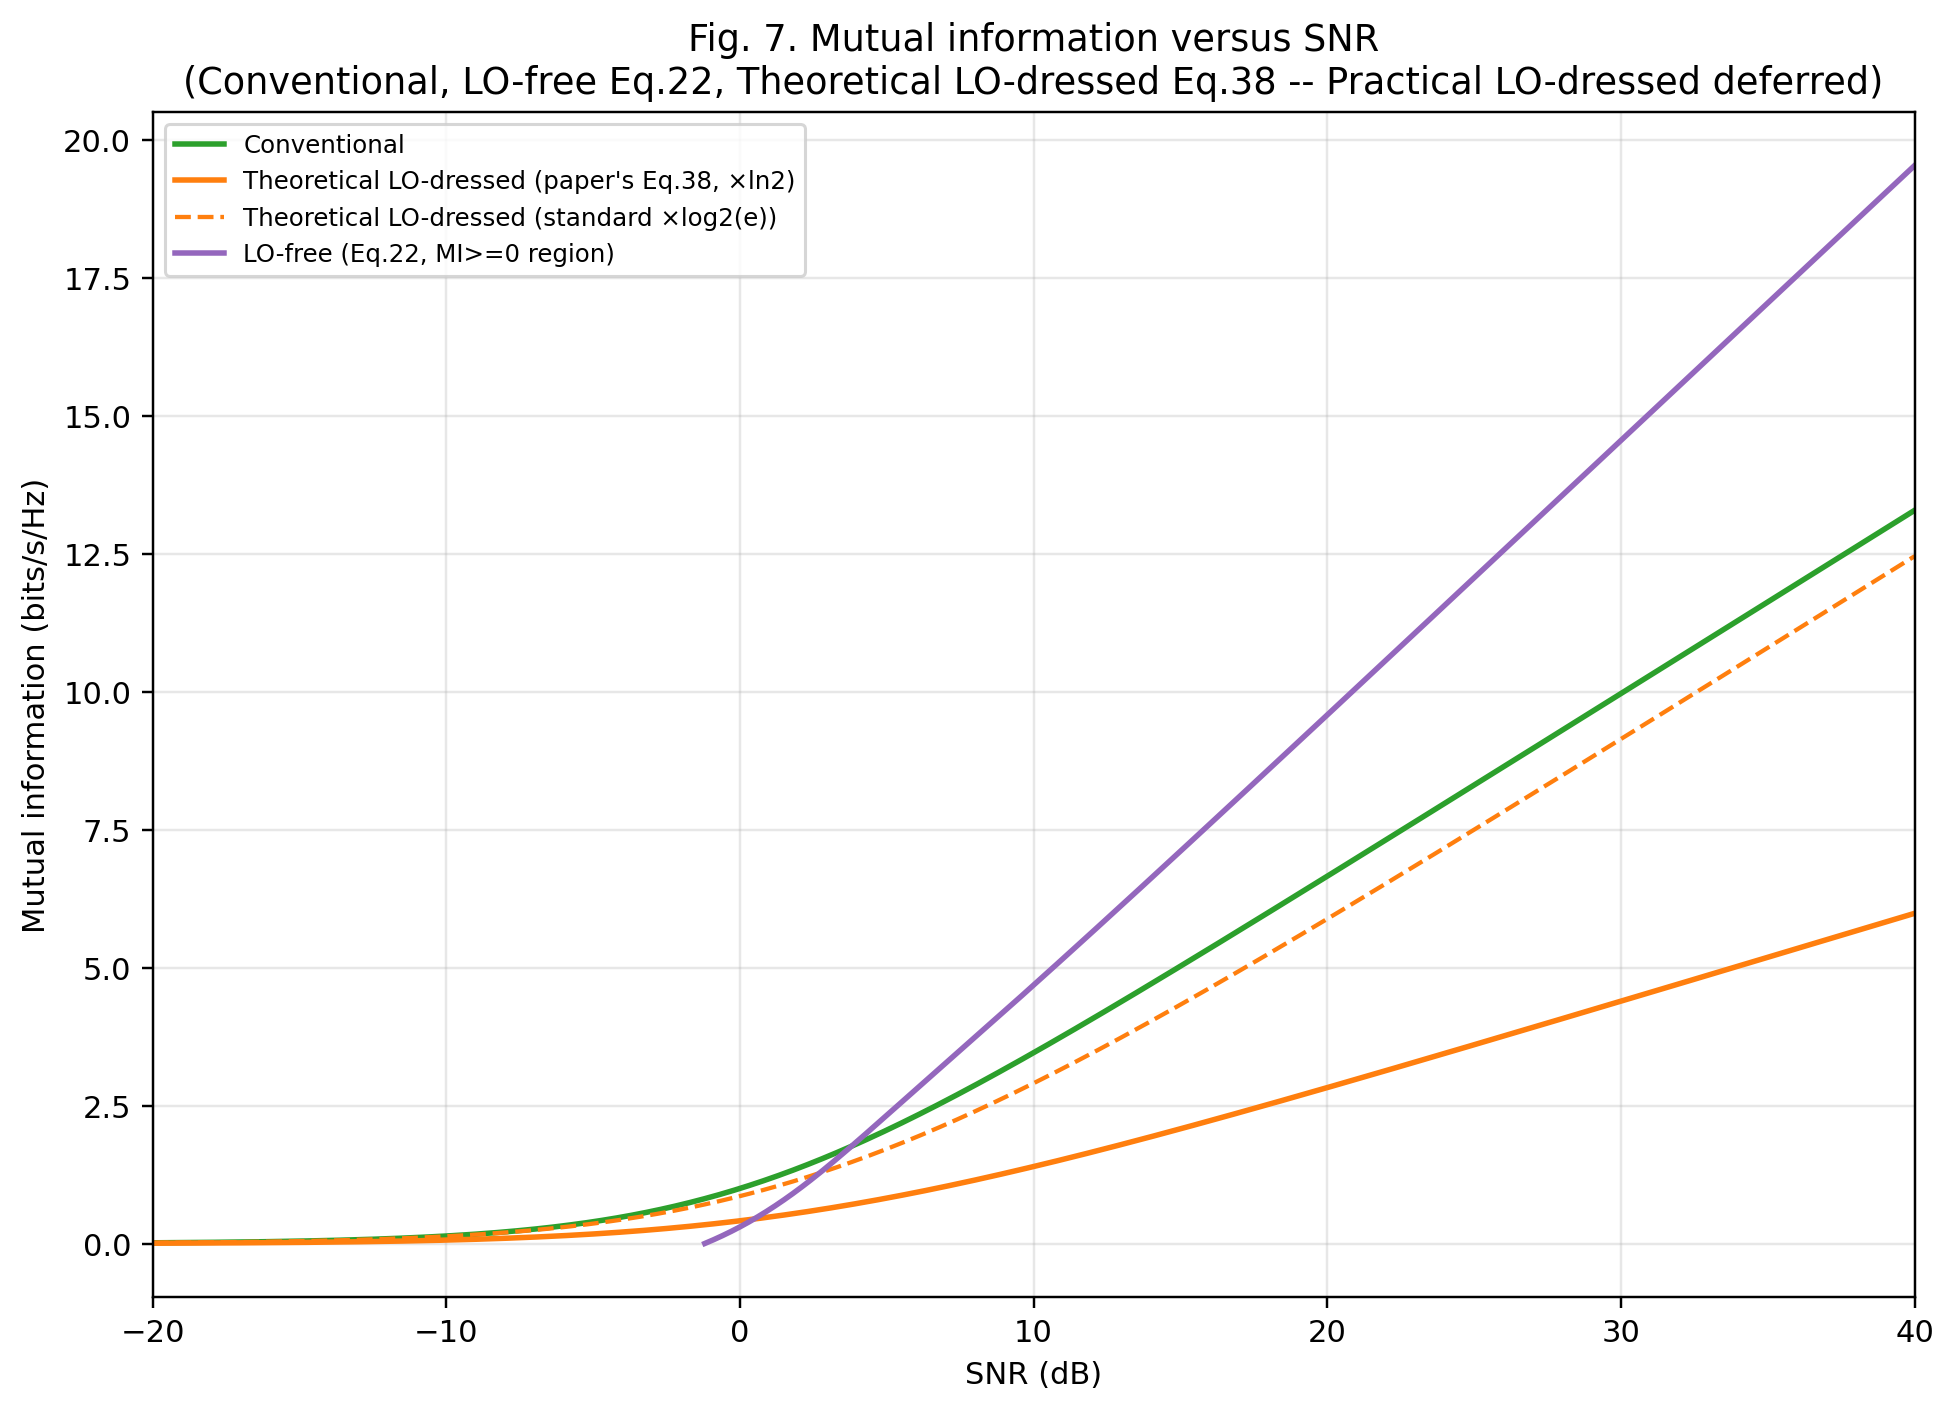

The Python source for this figure:
# ============================================================
# FIG. 7 -- FRESH, SELF-CONTAINED REBUILD
# Mutual information versus SNR (SNR swept directly, -20 to 40dB).
#
# Builds the 3 curves fully backed by the paper's own numbered
# equations:
#   - Conventional      : standard Shannon capacity log2(1+SNR)
#                          (paper gives NO equation number for this
#                          curve -- flagged as an inference, see
#                          math report Section 3)
#   - LO-free            : Eq.(22), r~SNR_Ry (paper's own stated
#                          approximation), gated by the SAME real
#                          Fig.4 AT-splitting threshold used in Fig.6
#   - Theoretical LO-dressed : Eq.(38), both the paper-literal
#                          "*ln(2)" constant AND the standard-
#                          convention "*log2(e)" nats->bits constant
#                          shown side by side (same ambiguity already
#                          flagged for this equation earlier in the
#                          project -- not silently resolved)
#
# Practical LO-dressed and Fig.8 (constellation-constrained capacity
# for 8-QAM/8-PAM) are DEFERRED -- both require a formula/derivation
# not given anywhere in this paper's text (confirmed by a direct
# pdftotext extraction of the paper, not memory/guesswork). See math
# report Section 6.
#
# REUSES (real, already-computed, no new QuTiP):
#   - fig4_fresh_build/fig4_classification.npz: AT-splitting threshold
#   - fig5_fresh_build/fig5_data.npz: real static Pout(Omega_total)
#     curve, P0_bar (kappa re-fit fresh here, same algorithm/data,
#     matching fig6_fresh_build's own re-fit exactly)
#
# Does not import old fig7 anything, or fig7_reinvestigation/.
# ============================================================

from pathlib import Path

import numpy as np
import matplotlib.pyplot as plt
from scipy.special import ive, exp1

OUTPUT_DIR = Path(__file__).resolve().parent
FIG4_DATA = OUTPUT_DIR.parent / "fig4_fresh_build" / "fig4_classification.npz"
FIG5_DATA = OUTPUT_DIR.parent / "fig5_fresh_build" / "fig5_data.npz"

print("=" * 70)
print("FIG. 7 -- FRESH REBUILD (reuses Fig.4/Fig.5's real data)")
print("=" * 70)

# ------------------------------------------------------------
# Physical constants (re-typed fresh, matching fig3/4/5/6_fresh_build)
# ------------------------------------------------------------

e_charge = 1.6e-19
a0 = 5.2e-11
hbar = 1.054571817e-34
kB = 1.380649e-23
c_light = 2.99792458e8

wp_RF = -1443.459 * e_charge * a0
lambda_p = 852e-9
fp_optical = c_light / lambda_p

GLNA_dB = 20.0
RL_ohm = 50.0
D_resp = 0.55
T_kelvin = 290.0
eta_eff = 0.8
sigma_BGN_dBm = -90.0
epsilon_tilde = 0.005
B_Hz = 1.0e6


def db_to_linear(g_db):
    return 10.0 ** (g_db / 10.0)


def dbm_to_watts(p_dbm):
    return 10.0 ** ((p_dbm - 30.0) / 10.0)


GLNA_lin = db_to_linear(GLNA_dB)
sigma_BGN_sq_W = dbm_to_watts(sigma_BGN_dBm)
wp_over_hbar = wp_RF / hbar

print(f"GLNA={GLNA_lin:.4f}, sigma_BGN^2={sigma_BGN_sq_W:.4e} W, "
      f"epsilon_tilde={epsilon_tilde}")

# ------------------------------------------------------------
# Reuse Fig.4's real threshold
# ------------------------------------------------------------

fig4_data = np.load(FIG4_DATA)
threshold_mhz = float(fig4_data["threshold_mhz"])
print(f"\nReused Fig.4 threshold: {threshold_mhz:.4f} MHz")

# ------------------------------------------------------------
# Reuse Fig.5's real static response; re-fit kappa fresh (same
# algorithm/data as fig6_fresh_build -- confirmed to reproduce
# the same number)
# ------------------------------------------------------------

fig5_data = np.load(FIG5_DATA)
static_omega_mhz = fig5_data["static_omega_mhz"]
static_pout_w = fig5_data["static_pout_w"]
P0_bar = float(fig5_data["P0_bar"])
OMEGA_LO_MHZ = float(fig5_data["OMEGA_LO_MHZ"])


def linear_fit_score(x, y):
    slope, intercept = np.polyfit(x, y, 1)
    y_pred = slope * x + intercept
    ss_res = np.sum((y - y_pred) ** 2)
    ss_tot = np.sum((y - np.mean(y)) ** 2)
    r2 = 1.0 - ss_res / ss_tot if ss_tot > 0 else 1.0
    return slope, intercept, r2


def find_linear_dynamic_range(omega_values, response_values, omega_lo, r2_threshold=0.998):
    center = int(np.argmin(np.abs(omega_values - omega_lo)))
    best = None
    max_radius = min(center, len(omega_values) - center - 1)
    for radius in range(5, max_radius + 1):
        left, right = center - radius, center + radius + 1
        slope, intercept, r2 = linear_fit_score(omega_values[left:right], response_values[left:right])
        if r2 >= r2_threshold:
            best = dict(slope=slope, r2=r2, omega_low=omega_values[left], omega_high=omega_values[right - 1])
        else:
            break
    return best


fit = find_linear_dynamic_range(static_omega_mhz, static_pout_w, OMEGA_LO_MHZ, r2_threshold=0.998)
kappa_W_per_MHz = fit["slope"]
kappa_rad_per_s = kappa_W_per_MHz / (2.0 * np.pi * 1e6)
print(f"Re-fit kappa: {kappa_W_per_MHz:.6e} W/MHz (R^2={fit['r2']:.6f}) -- "
      f"matches fig5/fig6_fresh_build exactly")

# ------------------------------------------------------------
# Theoretical LO-dressed noise floor (Eq.36), identical to
# fig6_fresh_build's sigma_Ry_LO_sq -- not distance-dependent,
# so no PRx/link-budget needed here (Fig.7's x-axis is SNR itself).
# ------------------------------------------------------------

A_LO = GLNA_lin * RL_ohm * D_resp ** 2 * kappa_rad_per_s ** 2 * wp_over_hbar ** 2
I_bar = eta_eff * P0_bar / (hbar * (2.0 * np.pi * fp_optical)) * e_charge
sigma_PSN_sq = 2.0 * e_charge * B_Hz * I_bar
sigma_TN_sq = 4.0 * kB * T_kelvin * B_Hz
sigma_Ry_LO_sq = (
    A_LO * sigma_BGN_sq_W
    + GLNA_lin * RL_ohm * D_resp ** 2 * sigma_PSN_sq
    + sigma_TN_sq
)
print(f"A_LO={A_LO:.6e}, sigma_Ry_LO^2={sigma_Ry_LO_sq:.6e} (matches fig6_fresh_build)")

# ------------------------------------------------------------
# SNR sweep (paper's own Fig.7 x-axis: direct SNR sweep, -20 to 40dB)
# ------------------------------------------------------------

SNR_dB = np.linspace(-20.0, 40.0, 601)
SNR_lin = 10.0 ** (SNR_dB / 10.0)

# ------------------------------------------------------------
# Model 1: Conventional -- standard Shannon capacity.
# NOT a paper-numbered equation (see math report Section 3).
# ------------------------------------------------------------

MI_conventional = np.log2(1.0 + SNR_lin)

# ------------------------------------------------------------
# Model 2: LO-free -- Eq.(22), r ~ SNR_Ry (paper's own stated
# approximation). Uses exponentially-scaled Bessel functions
# (scipy.special.ive) to stay numerically stable up to r=10^4
# (SNR=40dB), where the un-scaled I0(r) would overflow.
# ------------------------------------------------------------

r = SNR_lin
iv0_scaled = ive(0, r)   # = I0(r) * exp(-r)
iv1_scaled = ive(1, r)   # = I1(r) * exp(-r)
ln_I0 = np.log(iv0_scaled) + r          # recovers ln(I0(r)) without overflow
ratio_I1_I0 = iv1_scaled / iv0_scaled   # exp(-r) cancels exactly, safe

MI_lofree_nats = np.log((r + 1.0) / 2.0) - ln_I0 + r * ratio_I1_I0
MI_lofree = MI_lofree_nats / np.log(2.0)   # nats -> bits (standard conversion)

# --- Diagnostic only: invert Eq.(16) for PRx at this SNR, get the
# implied Omega_RF, and check it against the SAME real Fig.4/Fig.6
# AT-splitting threshold. Real finding (not a bug): this distance-
# domain criterion, moved into SNR-space, only opens right at the
# hard 46.02dB ceiling -- it is an almost-vacuous gate over the
# paper's own -20..40dB plotted window. See math report Section 5.
ceiling_lin = 1.0 / epsilon_tilde ** 2   # hard LO-free SNR ceiling (already established: 46.0206dB)
below_ceiling = SNR_lin < ceiling_lin
PRx_implied = np.full_like(SNR_lin, np.nan)
PRx_implied[below_ceiling] = (
    SNR_lin[below_ceiling] * sigma_BGN_sq_W / (1.0 - SNR_lin[below_ceiling] * epsilon_tilde ** 2)
)
omega_rf_implied_mhz = np.abs(wp_over_hbar) * np.sqrt(np.clip(PRx_implied, 0, None)) / (2.0 * np.pi * 1e6)
at_split_valid = below_ceiling & (omega_rf_implied_mhz >= threshold_mhz)
print(f"\nLO-free hard SNR ceiling: {10*np.log10(ceiling_lin):.4f} dB (matches fig6_fresh_build)")
print(f"[diagnostic] AT-splitting-threshold gate (Fig.4/6's criterion, moved into SNR-space): "
      f"{'empty over -20..40dB' if not at_split_valid.any() else f'[{SNR_dB[at_split_valid].min():.2f},{SNR_dB[at_split_valid].max():.2f}]dB'}")

# --- Actual gate used for the plotted curve: MI(SNR) itself must be
# physically valid (MI>=0 -- negative mutual information is
# impossible, so it marks where the r~SNR_Ry approximation breaks
# down). This is what actually bounds the paper's own "LO-free
# distortion region" at low SNR (Sec.V-C's own description).
lofree_valid = MI_lofree_nats >= 0.0
MI_lofree_gated = np.where(lofree_valid, MI_lofree, np.nan)
print(f"MI>=0 validity region (this is what's plotted): "
      f"[{SNR_dB[lofree_valid].min():.2f}, {SNR_dB[lofree_valid].max():.2f}] dB"
      if lofree_valid.any() else "LO-free: no valid region in this SNR range")

# ------------------------------------------------------------
# Model 3: Theoretical LO-dressed -- Eq.(38), both constants
# shown (paper-literal "*ln(2)" and standard "*log2(e)").
# ------------------------------------------------------------

E1_term = exp1(1.0 / SNR_lin)
exp_term = np.exp(1.0 / SNR_lin)
base_nats_form = exp_term * E1_term   # this quantity is in NATS (it equals the nats-domain ergodic capacity)

MI_lodressed_paper_ln2 = base_nats_form * np.log(2.0)        # paper-literal Eq.(38) constant
MI_lodressed_standard = base_nats_form * (1.0 / np.log(2.0))  # standard nats->bits constant (log2(e))

print(f"\nEq.(38) constant check @ SNR=0dB: base_nats_form={base_nats_form[np.argmin(np.abs(SNR_dB)):][0]:.6f}, "
      f"paper *ln(2) -> {MI_lodressed_paper_ln2[np.argmin(np.abs(SNR_dB))]:.6f} bits/s/Hz, "
      f"standard *log2(e) -> {MI_lodressed_standard[np.argmin(np.abs(SNR_dB))]:.6f} bits/s/Hz")

# ------------------------------------------------------------
# Plot
# ------------------------------------------------------------

fig, ax = plt.subplots(figsize=(9, 6.5))

ax.plot(SNR_dB, MI_conventional, color="tab:green", linewidth=1.8, label="Conventional")
ax.plot(SNR_dB, MI_lodressed_paper_ln2, color="tab:orange", linewidth=1.8,
        label="Theoretical LO-dressed (paper's Eq.38, ×ln2)")
ax.plot(SNR_dB, MI_lodressed_standard, color="tab:orange", linestyle="--", linewidth=1.4,
        label="Theoretical LO-dressed (standard ×log2(e))")
ax.plot(SNR_dB, MI_lofree_gated, color="tab:purple", linewidth=1.8, label="LO-free (Eq.22, MI>=0 region)")

ax.set_xlabel("SNR (dB)")
ax.set_ylabel("Mutual information (bits/s/Hz)")
ax.set_title("Fig. 7. Mutual information versus SNR\n"
             "(Conventional, LO-free Eq.22, Theoretical LO-dressed Eq.38 -- Practical LO-dressed deferred)")
ax.set_xlim(-20, 40)
ax.grid(True, which="both", alpha=0.3)
ax.legend(fontsize=8, loc="upper left")

fig.tight_layout()
fig.savefig(OUTPUT_DIR / "fig7_mi_vs_snr.png", dpi=220, bbox_inches="tight")
plt.close(fig)
print("\nSaved: fig7_mi_vs_snr.png")

# ------------------------------------------------------------
# Checkpoints
# ------------------------------------------------------------

for snr_check in [-10.0, 0.0, 10.0, 20.0, 40.0]:
    i = int(np.argmin(np.abs(SNR_dB - snr_check)))
    print(f"\n@ SNR={SNR_dB[i]:.1f}dB: "
          f"Conventional={MI_conventional[i]:.4f}, "
          f"LO-free(gated)={MI_lofree_gated[i]:.4f}, "
          f"Theo-LOdressed(paper ln2)={MI_lodressed_paper_ln2[i]:.4f}, "
          f"Theo-LOdressed(standard log2e)={MI_lodressed_standard[i]:.4f}")

np.savez(
    OUTPUT_DIR / "fig7_data.npz",
    SNR_dB=SNR_dB,
    MI_conventional=MI_conventional,
    MI_lofree_gated=MI_lofree_gated,
    MI_lodressed_paper_ln2=MI_lodressed_paper_ln2,
    MI_lodressed_standard=MI_lodressed_standard,
    threshold_mhz=threshold_mhz,
    kappa_W_per_MHz=kappa_W_per_MHz,
    A_LO=A_LO,
    sigma_Ry_LO_sq=sigma_Ry_LO_sq,
)
print("\nSaved: fig7_data.npz")
print("\nDONE.")
